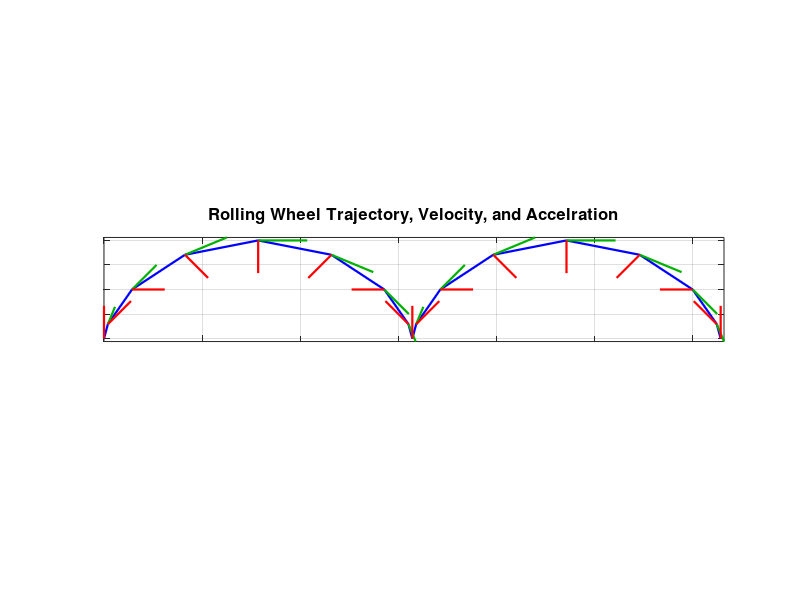

MATLAB code for this plot:
% restart
close all; clear all; clc;

r0 = 1;

% generate trajectory
t=0:pi/4:4*pi;
theta_dot = -1; % [rad/s]
theta = theta_dot*t;

rx = r0*sin(theta)-r0*theta;
ry = r0-r0*cos(theta);

vx = r0*theta_dot*cos(theta)-r0*theta_dot;
vy = r0*theta_dot*sin(theta);

ax = -r0*(theta_dot.^2).*sin(theta);
ay = r0*(theta_dot.^2).*cos(theta);

% plot cycloid path
figure;
set(gcf,'Position',[3.602000e+02 2.674000e+02 8.096000e+02 3.968000e+02]);
plot(rx,ry,'b-','LineWidth',1.6);
hold on; grid on;

vscale = 2;
ascale = 1.5;

for vidx = 1:length(vx)
   x0 = rx(vidx);
   y0 = ry(vidx);
   xvf = x0+vx(vidx)/vscale;
   yvf = y0+vy(vidx)/vscale;
   xaf = x0+ax(vidx)/ascale;
   yaf = y0+ay(vidx)/ascale;
   
   plot([x0 xvf],[y0 yvf],'color',[0 0.7 0],'LineWidth',1.6);
   plot([x0 xaf],[y0 yaf],'r','LineWidth',1.6);
   
end

axis image
title('\bfRolling Wheel Trajectory, Velocity, and Accelration','FontSize',12);
set(gca,'XTickLabel',{});
set(gca,'YTickLabel',{});